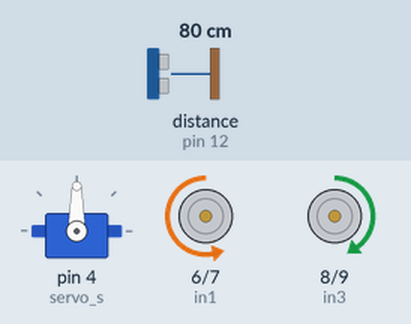
This sketch was run on a simulated Arduino Uno, built with avr-gcc and run on an emulated ATmega328P. On the bench: servo, motor-driver pin pairs drawn as motors (green arrow = first pin HIGH = forward, orange = second pin HIGH = backward, longer = more drive, scaled by the enable pin). Wiring (inferred from the names in the program): ultrasonic range finder: trigger pin 11; echo pin 12. The inputs (shaded band) are chosen by the test bench; at power-on: distance to the obstacle (sensor on pin 12) 80 cm. The echo pulse lasts 58.3 µs per cm; what the sketch prints to the serial monitor is not drawn.

Above: at 1.3 s.
1.4 s: distance to the obstacle (sensor on pin 12) set to 17 cm
3.2 s: distance to the obstacle (sensor on pin 12) set to 14 cm
At 4.4 s:
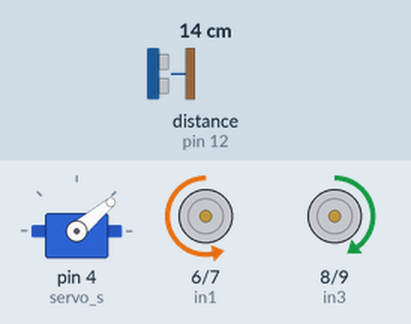
6.2 s: distance to the obstacle (sensor on pin 12) set to 18 cm
At 7.0 s:
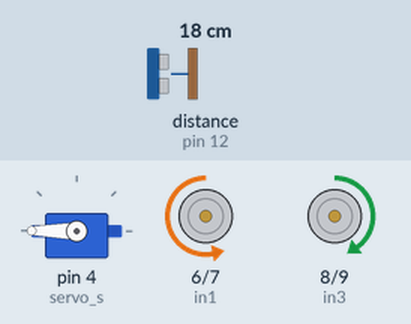
7.7 s: distance to the obstacle (sensor on pin 12) set to 2 cm
At 13.2 s:
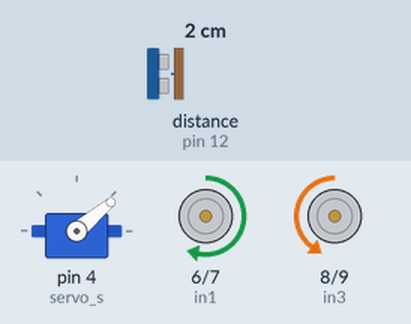
13.7 s: distance to the obstacle (sensor on pin 12) set to 35 cm
At 15.4 s:
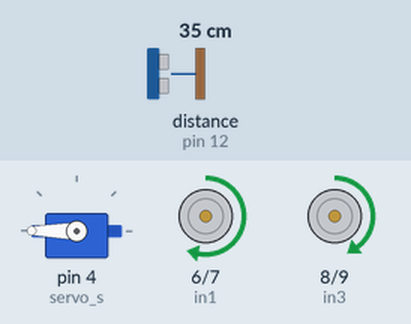
Timing chart, 0 to 17.0 s (numbered marks = the images above; inputs shaded):
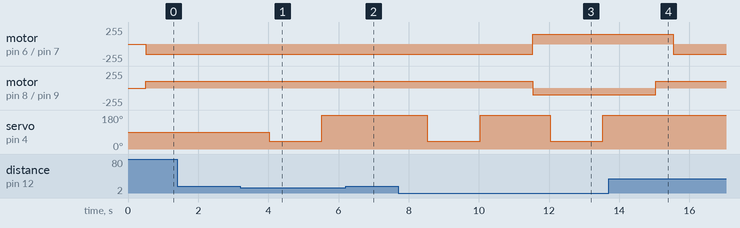

The sketch:

py_r.ino
```cpp
#include <Servo.h>

int servo_s = 4;
int enA = 5;
int in1 = 6;
int in2 = 7;
int in3 = 8;
int in4 = 9;
int enB = 10;
int trig = 11;
int echo = 12;
int thoigian, khoangcach;
Servo servoMotor;
void setup() {
  // put your setup code here, to run once:
  Serial.begin(9600);
  servoMotor.attach(servo_s);
  pinMode(enA, OUTPUT);
  pinMode(in1, OUTPUT);
  pinMode(in2, OUTPUT);
  pinMode(in3, OUTPUT);
  pinMode(in4, OUTPUT);
  pinMode(enB, OUTPUT);
  pinMode(trig, OUTPUT);
  pinMode(echo, INPUT);

}


void end_motor1(){
  analogWrite(enA, 100);
  digitalWrite(in1, LOW);
  digitalWrite(in2, LOW);
}


void end_motor2(){
  analogWrite(enB, 100);
  digitalWrite(in3, LOW);
  digitalWrite(in4, LOW);
}


void run_motor1(){
  analogWrite(enA, 150);
  digitalWrite(in1, LOW);
  digitalWrite(in2, HIGH);
}
void run_motor2(){
  analogWrite(enB, 100);
  digitalWrite(in3, HIGH);
  digitalWrite(in4, LOW);
}
void end_car(){
  end_motor1();
  end_motor2();

}
void go_forward(){
  run_motor1();
  run_motor2();
}

void move_backward(){
  analogWrite(enA, 150);
  digitalWrite(in1, HIGH);
  digitalWrite(in2, LOW);
  analogWrite(enB, 100);
  digitalWrite(in3, LOW);
  digitalWrite(in4, HIGH);
}
void turn_right(){
  run_motor2();
}

void turn_left(){
  run_motor1();
}

int read_sensor(){
  //Phát xung từ chân trig, có độ rộng là 10ms
  digitalWrite(trig,0); //Tắt chân trig
  delayMicroseconds(2);
  digitalWrite(trig,1); //bật chân trig để phát xung
  delayMicroseconds(10); //Xung có độ rộng là 10 microsecond
  digitalWrite(trig,0);

  //Chân echo sẽ nhận xung phản xạ lại
  //Và đo độ rộng xung cao ở chân echo
  thoigian = pulseIn (echo, HIGH);

  //Tính khoảng cách đến vật thể (Đơn vị đo là cm)
  //Tốc độ của âm thanh trong không khí là 340 m/s, tương đương 29,412 microSeconds/cm,
  //Do thời gian được tính từ lúc phát tín hiệu tới khi sóng âm phản xạ lại,
  //vì vậy phải chia cho 2
  khoangcach = int (thoigian / 2 / 29.412);

  //In lên Serial kết quả
  Serial.print("Khoảng cách: ");
  Serial.print(khoangcach);
  Serial.println("cm");
  delay(500);
  return khoangcach;
}

void run_servo(int angle){
  servoMotor.write(angle);
  delay(1000);
}

void loop() {
  khoangcach = read_sensor();
  if(khoangcach < 15){
    run_servo(40);
    int khoangcach_trai = read_sensor();
    run_servo(180);
    int khoangcach_phai = read_sensor();
    if(khoangcach_trai < 15 && khoangcach_phai < 15){
      move_backward();
      return;
    }
    else {
      if(khoangcach_trai <= khoangcach_phai){
        turn_right();
      }
      else{
        turn_left();
      }
    }
  }
  else{
    go_forward();
  }
}
```

Measured:
- the behaviour switches between 16 and 15 cm on distance to the obstacle (sensor on pin 12) (found by bisection; images 0 and 1)
- after the input at 1.4 s, every drawn part: stays the same
- after the input at 3.2 s, servo on pin 4 (servo_s): 90° → 40° after 0.83 s, → 180° 1.5 s later
- after the input at 6.2 s, motor on pin 6 (in1) / pin 7 (in2): stays backward 150/255 (without the input it goes to forward 150/255 after 0.83 s); motor on pin 8 (in3) / pin 9 (in4): stays forward 100/255 (without the input it goes to backward 100/255 after 0.83 s); servo on pin 4 (servo_s): stays 180° (without the input it goes to 40° after 1.3 s)
- after the input at 7.7 s, motor on pin 6 (in1) / pin 7 (in2): backward 150/255 → forward 150/255 after 3.8 s; motor on pin 8 (in3) / pin 9 (in4): forward 100/255 → backward 100/255 after 3.8 s; servo on pin 4 (servo_s): alternates 180° for 2.0 s and 40° for 1.5 s, starting after 0.83 s
- after the input at 13.7 s, motor on pin 6 (in1) / pin 7 (in2): forward 150/255 → backward 150/255 after 1.8 s; motor on pin 8 (in3) / pin 9 (in4): backward 100/255 → forward 100/255 after 1.3 s; servo on pin 4 (servo_s): stays 180° (without the input it goes to 40° after 1.8 s)
